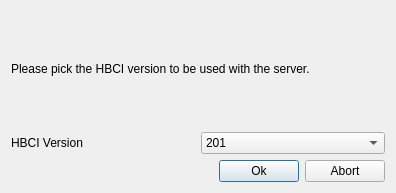
<?xml version="1.0" encoding="UTF-8"?>
<ui version="4.0">
 <class>VersionPickerUi</class>
 <widget class="QDialog" name="VersionPickerUi">
  <property name="geometry">
   <rect>
    <x>0</x>
    <y>0</y>
    <width>396</width>
    <height>193</height>
   </rect>
  </property>
  <property name="windowTitle">
   <string>Pick HBCI Version</string>
  </property>
  <layout class="QVBoxLayout">
   <item>
    <widget class="QLabel" name="textLabel2">
     <property name="sizePolicy">
      <sizepolicy hsizetype="Expanding" vsizetype="Preferred">
       <horstretch>0</horstretch>
       <verstretch>0</verstretch>
      </sizepolicy>
     </property>
     <property name="text">
      <string>&lt;qt&gt;
Please pick the HBCI version to be used with the server.
&lt;/qt&gt;</string>
     </property>
     <property name="wordWrap">
      <bool>false</bool>
     </property>
    </widget>
   </item>
   <item>
    <layout class="QHBoxLayout">
     <item>
      <widget class="QLabel" name="textLabel1">
       <property name="text">
        <string>HBCI Version</string>
       </property>
       <property name="wordWrap">
        <bool>false</bool>
       </property>
      </widget>
     </item>
     <item>
      <widget class="QComboBox" name="versionBox">
       <item>
        <property name="text">
         <string>201</string>
        </property>
       </item>
       <item>
        <property name="text">
         <string>210</string>
        </property>
       </item>
       <item>
        <property name="text">
         <string>220</string>
        </property>
       </item>
      </widget>
     </item>
    </layout>
   </item>
   <item>
    <layout class="QHBoxLayout">
     <item>
      <spacer name="spacer55">
       <property name="orientation">
        <enum>Qt::Horizontal</enum>
       </property>
       <property name="sizeType">
        <enum>QSizePolicy::Expanding</enum>
       </property>
       <property name="sizeHint" stdset="0">
        <size>
         <width>51</width>
         <height>21</height>
        </size>
       </property>
      </spacer>
     </item>
     <item>
      <widget class="QPushButton" name="okButton">
       <property name="text">
        <string>Ok</string>
       </property>
      </widget>
     </item>
     <item>
      <widget class="QPushButton" name="abortButton">
       <property name="text">
        <string>Abort</string>
       </property>
      </widget>
     </item>
    </layout>
   </item>
  </layout>
 </widget>
 <layoutdefault spacing="6" margin="11"/>
 <pixmapfunction>qPixmapFromMimeSource</pixmapfunction>
 <resources/>
 <connections>
  <connection>
   <sender>okButton</sender>
   <signal>clicked()</signal>
   <receiver>VersionPickerUi</receiver>
   <slot>accept()</slot>
   <hints>
    <hint type="sourcelabel">
     <x>20</x>
     <y>20</y>
    </hint>
    <hint type="destinationlabel">
     <x>20</x>
     <y>20</y>
    </hint>
   </hints>
  </connection>
  <connection>
   <sender>abortButton</sender>
   <signal>clicked()</signal>
   <receiver>VersionPickerUi</receiver>
   <slot>reject()</slot>
   <hints>
    <hint type="sourcelabel">
     <x>20</x>
     <y>20</y>
    </hint>
    <hint type="destinationlabel">
     <x>20</x>
     <y>20</y>
    </hint>
   </hints>
  </connection>
 </connections>
</ui>
